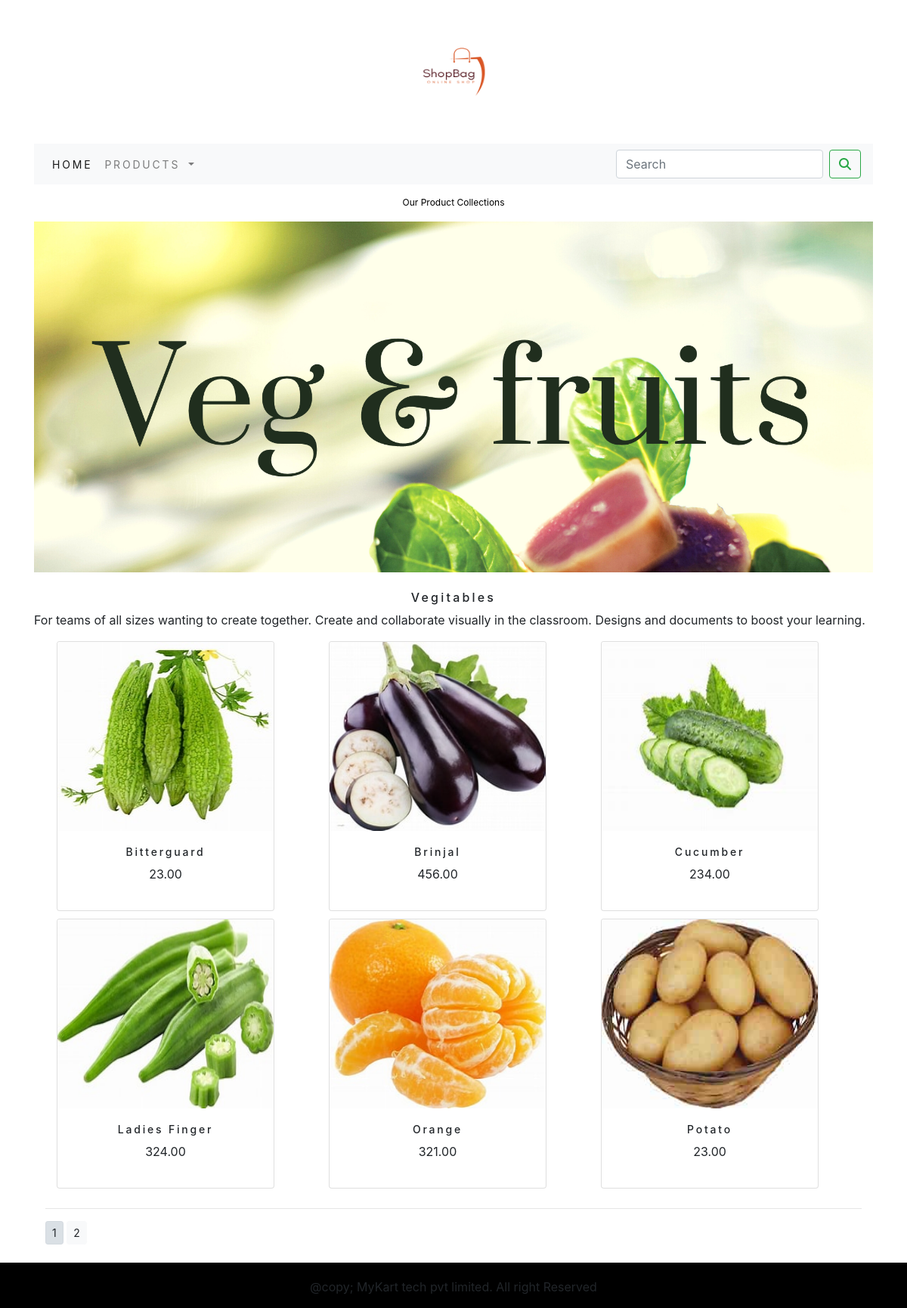
/shop/vegitables/, run on the app's committed database.
### kartApp/models.py (models this page shows, shortened)
class Category(models.Model):
    name=models.CharField(max_length=250,unique=True)
    slug=models.SlugField(max_length=250,unique=True) #dynamically creates the url (what u type in mame)
    description=models.TextField(blank=True)
    image=models.ImageField(upload_to='category',blank=True)
    class Meta:
        ordering=('name',)
        verbose_name='category' # human readable
        verbose_name_plural='categories'
    def get_url(self):
        return reverse('kartApp:products_by_category',args=[self.slug])

class Product(models.Model):
    name=models.CharField(max_length=250,unique=True)
    slug=models.SlugField(max_length=250,unique=True)
    description=models.TextField(blank=True)
    price=models.DecimalField(max_digits=10,decimal_places=2)
    category=models.ForeignKey(Category,on_delete=models.CASCADE)
    image=models.ImageField(upload_to='product',blank=True)
    stock=models.IntegerField()
    available=models.BooleanField(default=True)
    created=models.DateTimeField(auto_now_add=True)
    updated=models.DateTimeField(auto_now=True)
    def get_url(self):
        return reverse('kartApp:product_cat_detail',args=[self.category.slug,self.slug])
    class Meta:
        ordering=('name',)
        verbose_name='product'
        verbose_name_plural='products'

### kartApp/views.py (the view)
# urls.py: path('',views.allProdCat,name='allProdCat'),
def allProdCat(request, c_slug=None):
   c_page = None
   products_list = None
   if c_slug != None:
      c_page = get_object_or_404(Category, slug=c_slug)
      products_list=Product.objects.all().filter(category=c_page, available=True)
   else:
      products_list = Product.objects.all().filter(available=True)
   paginator = Paginator(products_list,6)
   try:
      page=int(request.GET.get('page','1'))
   except:
      page=1
   try:
      products=paginator.page(page)
   except  (EmptyPage,InvalidPage):
      products=paginator.page(paginator.num_pages)
   return render(request,"category.html",{'category':c_page,'products':products})

### cart/context_processors.py (called while the page is built)
def counter(request):
    item_count=0
    if 'admin' in request.path:
        return {}
    else:
        try:
            cart=Cart.objects.filter(cart_id=_cart_id(request))
            cart_items=CartItem.objects.all().filter(cart=cart[:1])
            for cart_item in cart_items:
                item_count += cart_item.quantity
        except Cart.DoesNotExist:
            item_count=0
    return dict(item_count=item_count)

### cart/views.py (called while the page is built)
def _cart_id(request):
    cart=request.session.session_key
    if not cart:
        cart=request.session.create()
    return cart

### kartApp/context_processors.py (called while the page is built)
def menu_links(request):
    links=Category.objects.all()
    return dict(links=links)

### templates/category.html (shortened to what this page needs)
{% extends 'base.html' %}
{% load static %}
{% block content %}
{%if category %}
    <div>
      <div class="row my_row_class">
        <div class="mx-auto">
        <p><a href="{% url 'kartApp:allProdCat' %}"></a>Our Product Collections</p>
        </div>
      </div>
    </div>
  {% endif %}
<div class="mx-auto">
  {% if category %}
  <img class="my_image" src="{{ category.image.url}}" alt="{{category.name}}" width="1200px;" height="400px;">
</div>
<br>
<div>
  <h1 class="text-center my_title" >{{category.name}}</h1>
  <p class="text-justify">{{category.description}}</p>
</div>
 {% endif %}
<div class="container">
  <div class="row mx-auto">
    {% for prod in products.object_list %}
    <div class="bottom_margin col-9 col-sm-12 col-md-4 col-lg-4">
      <div class="card text-center" style="width:18rem;">
        <a href="{{prod.get_url}}"><img class="card-img-top card_image" src="{{prod.image.url}}" alt="{{prod.name}}"></a>
        <div class="card-body">
          <h4>{{prod.name}}</h4>
           <p>{{prod.price}}</p>
        </div>
      </div>
    </div>
    {% endfor %}
  </div>
    <div class="mx-auto">
      {% if products.paginator.num_pages > 1 %}
      <hr>
      <div class="text-centeer">
        {% for pg in products.paginator.page_range %}
        <a href="?page={{pg}}" class="btn btn-light btn-sm {% if products.number == pg %} active {% endif %}">{{pg}}</a>
      {% endfor %}
      </div>
      {% endif %}
    </div>
    <br>
</div>
{% endblock %}

### static/css/custom.css (style rules this page uses)
.my_row_class { padding-top :15px; }
.my_row_class .mx-auto { color: #000; font-size:12px; }
.my_image { width : 100%; height :auto; }
.my_title { font-size:16px; text_transform:uppercase; letter-spacing:.2em; }
.bottom_margin { margin-bottom:10px; }
.card-body h4 { font-size: 14px; text-text_transform:uppercase; letter-spacing:.2em; }
.card_image { height:250px; }

### data on the page
Category: image (picture), name "Vegitables", description "For teams of all sizes wanting to create together. Create and collaborate visually in the classroom. Designs and documents to boost your learning."
Product: image (picture), name "Bitterguard", price "23.00"
Product: image (picture), name "Brinjal", price "456.00"
Product: image (picture), name "Cucumber", price "234.00"
Product: image (picture), name "Ladies Finger", price "324.00"
Product: image (picture), name "Orange", price "321.00"
Product: image (picture), name "Potato", price "23.00"

### other printed values
{{ pg }} "1" "2"
